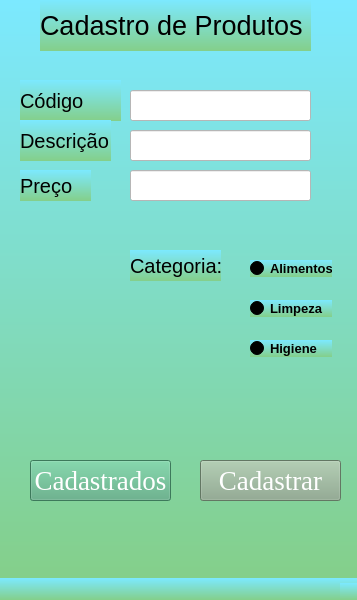
<?xml version="1.0" encoding="UTF-8"?>
<ui version="4.0">
 <class>MainWindow</class>
 <widget class="QMainWindow" name="MainWindow">
  <property name="geometry">
   <rect>
    <x>0</x>
    <y>0</y>
    <width>357</width>
    <height>600</height>
   </rect>
  </property>
  <property name="minimumSize">
   <size>
    <width>357</width>
    <height>600</height>
   </size>
  </property>
  <property name="maximumSize">
   <size>
    <width>357</width>
    <height>600</height>
   </size>
  </property>
  <property name="windowTitle">
   <string>MainWindow</string>
  </property>
  <property name="styleSheet">
   <string notr="true">
background-color: qlineargradient(spread:pad, x1:0.517, y1:0, x2:0.517, y2:1, stop:0 rgba(124, 233, 255, 255), stop:1 rgba(132, 207, 138, 255));</string>
  </property>
  <widget class="QWidget" name="centralwidget">
   <widget class="QLabel" name="label">
    <property name="geometry">
     <rect>
      <x>40</x>
      <y>0</y>
      <width>271</width>
      <height>51</height>
     </rect>
    </property>
    <property name="font">
     <font>
      <pointsize>20</pointsize>
     </font>
    </property>
    <property name="text">
     <string>Cadastro de Produtos</string>
    </property>
   </widget>
   <widget class="QLabel" name="label_2">
    <property name="geometry">
     <rect>
      <x>20</x>
      <y>80</y>
      <width>101</width>
      <height>41</height>
     </rect>
    </property>
    <property name="font">
     <font>
      <pointsize>15</pointsize>
     </font>
    </property>
    <property name="text">
     <string>Código</string>
    </property>
   </widget>
   <widget class="QLabel" name="label_3">
    <property name="geometry">
     <rect>
      <x>20</x>
      <y>120</y>
      <width>91</width>
      <height>41</height>
     </rect>
    </property>
    <property name="font">
     <font>
      <pointsize>15</pointsize>
     </font>
    </property>
    <property name="text">
     <string>Descrição</string>
    </property>
   </widget>
   <widget class="QLabel" name="label_4">
    <property name="geometry">
     <rect>
      <x>20</x>
      <y>170</y>
      <width>71</width>
      <height>31</height>
     </rect>
    </property>
    <property name="font">
     <font>
      <pointsize>15</pointsize>
     </font>
    </property>
    <property name="text">
     <string>Preço</string>
    </property>
   </widget>
   <widget class="QLineEdit" name="lineEdit">
    <property name="geometry">
     <rect>
      <x>130</x>
      <y>90</y>
      <width>181</width>
      <height>31</height>
     </rect>
    </property>
    <property name="styleSheet">
     <string notr="true">background-color: rgb(255, 255, 255);</string>
    </property>
   </widget>
   <widget class="QLineEdit" name="lineEdit_2">
    <property name="geometry">
     <rect>
      <x>130</x>
      <y>130</y>
      <width>181</width>
      <height>31</height>
     </rect>
    </property>
    <property name="styleSheet">
     <string notr="true">background-color: rgb(255, 255, 255);</string>
    </property>
   </widget>
   <widget class="QLineEdit" name="lineEdit_3">
    <property name="geometry">
     <rect>
      <x>130</x>
      <y>170</y>
      <width>181</width>
      <height>31</height>
     </rect>
    </property>
    <property name="styleSheet">
     <string notr="true">background-color: rgb(255, 255, 255);</string>
    </property>
   </widget>
   <widget class="QRadioButton" name="radioButton">
    <property name="geometry">
     <rect>
      <x>250</x>
      <y>260</y>
      <width>82</width>
      <height>17</height>
     </rect>
    </property>
    <property name="font">
     <font>
      <pointsize>10</pointsize>
      <weight>75</weight>
      <bold>true</bold>
     </font>
    </property>
    <property name="text">
     <string>Alimentos</string>
    </property>
   </widget>
   <widget class="QRadioButton" name="radioButton_2">
    <property name="geometry">
     <rect>
      <x>250</x>
      <y>300</y>
      <width>82</width>
      <height>17</height>
     </rect>
    </property>
    <property name="font">
     <font>
      <pointsize>10</pointsize>
      <weight>75</weight>
      <bold>true</bold>
     </font>
    </property>
    <property name="text">
     <string>Limpeza</string>
    </property>
   </widget>
   <widget class="QRadioButton" name="radioButton_3">
    <property name="geometry">
     <rect>
      <x>250</x>
      <y>340</y>
      <width>82</width>
      <height>17</height>
     </rect>
    </property>
    <property name="font">
     <font>
      <pointsize>10</pointsize>
      <weight>75</weight>
      <bold>true</bold>
     </font>
    </property>
    <property name="text">
     <string>Higiene</string>
    </property>
   </widget>
   <widget class="QLabel" name="label_5">
    <property name="geometry">
     <rect>
      <x>130</x>
      <y>250</y>
      <width>91</width>
      <height>31</height>
     </rect>
    </property>
    <property name="font">
     <font>
      <pointsize>15</pointsize>
     </font>
    </property>
    <property name="text">
     <string>Categoria:</string>
    </property>
   </widget>
   <widget class="QPushButton" name="pushButton">
    <property name="geometry">
     <rect>
      <x>200</x>
      <y>460</y>
      <width>141</width>
      <height>41</height>
     </rect>
    </property>
    <property name="font">
     <font>
      <family>Times New Roman</family>
      <pointsize>20</pointsize>
      <weight>50</weight>
      <bold>false</bold>
     </font>
    </property>
    <property name="styleSheet">
     <string notr="true">background-color: rgb(138, 167, 139);
color: rgb(255, 255, 255);</string>
    </property>
    <property name="text">
     <string>Cadastrar</string>
    </property>
   </widget>
   <widget class="QPushButton" name="pushButton_2">
    <property name="geometry">
     <rect>
      <x>30</x>
      <y>460</y>
      <width>141</width>
      <height>41</height>
     </rect>
    </property>
    <property name="minimumSize">
     <size>
      <width>141</width>
      <height>41</height>
     </size>
    </property>
    <property name="maximumSize">
     <size>
      <width>141</width>
      <height>41</height>
     </size>
    </property>
    <property name="font">
     <font>
      <family>Times New Roman</family>
      <pointsize>20</pointsize>
      <weight>50</weight>
      <bold>false</bold>
     </font>
    </property>
    <property name="styleSheet">
     <string notr="true">background-color: rgb(85, 170, 127);
color: rgb(255, 255, 255);</string>
    </property>
    <property name="text">
     <string>Cadastrados</string>
    </property>
   </widget>
  </widget>
  <widget class="QMenuBar" name="menubar">
   <property name="geometry">
    <rect>
     <x>0</x>
     <y>0</y>
     <width>357</width>
     <height>21</height>
    </rect>
   </property>
  </widget>
  <widget class="QStatusBar" name="statusbar"/>
 </widget>
 <resources/>
 <connections/>
</ui>
